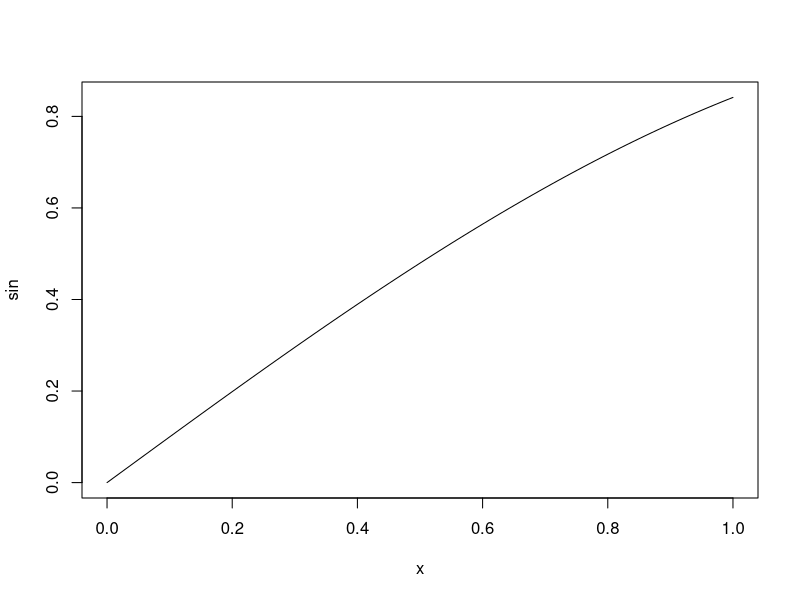
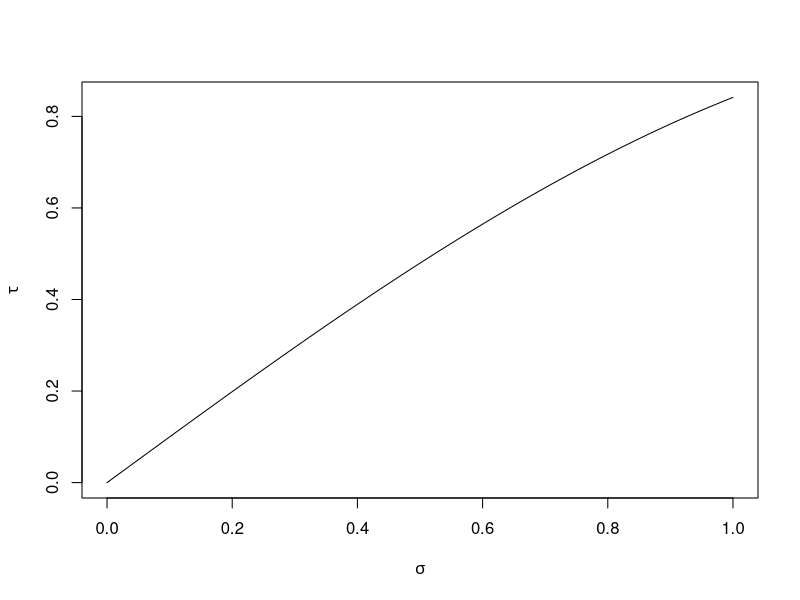
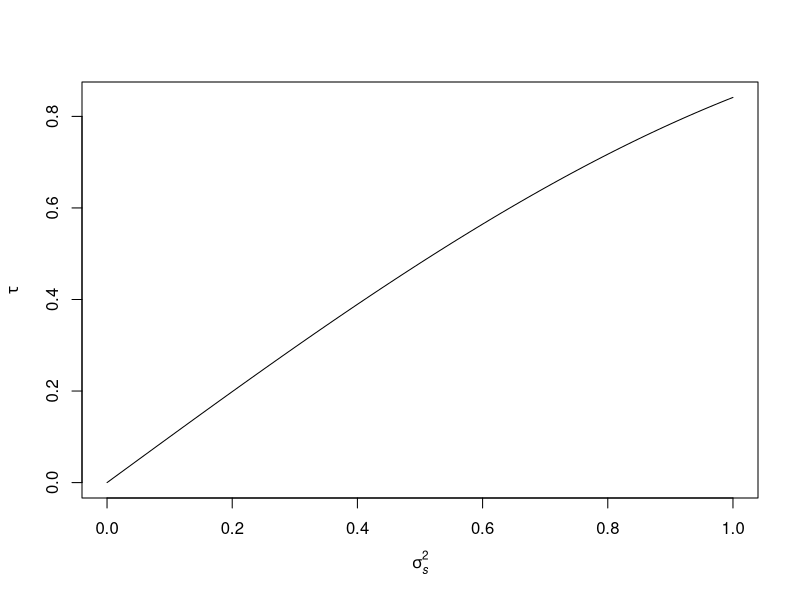
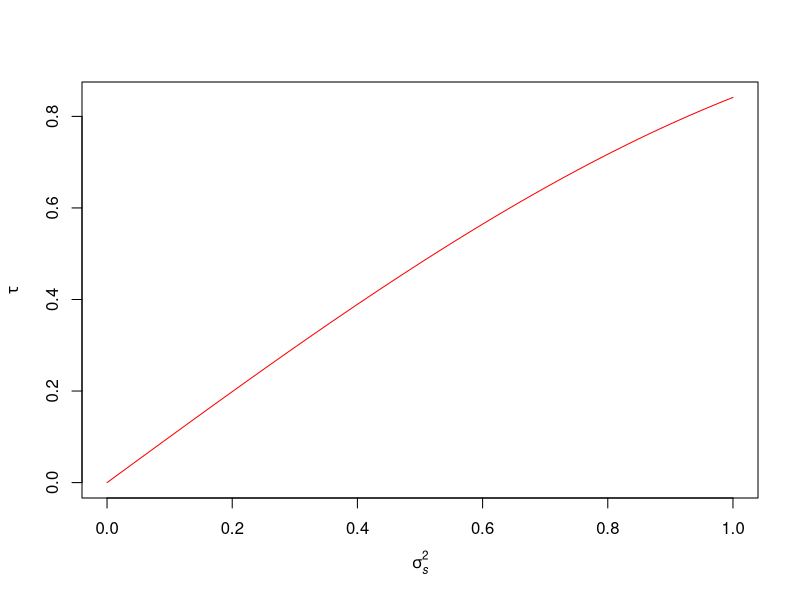
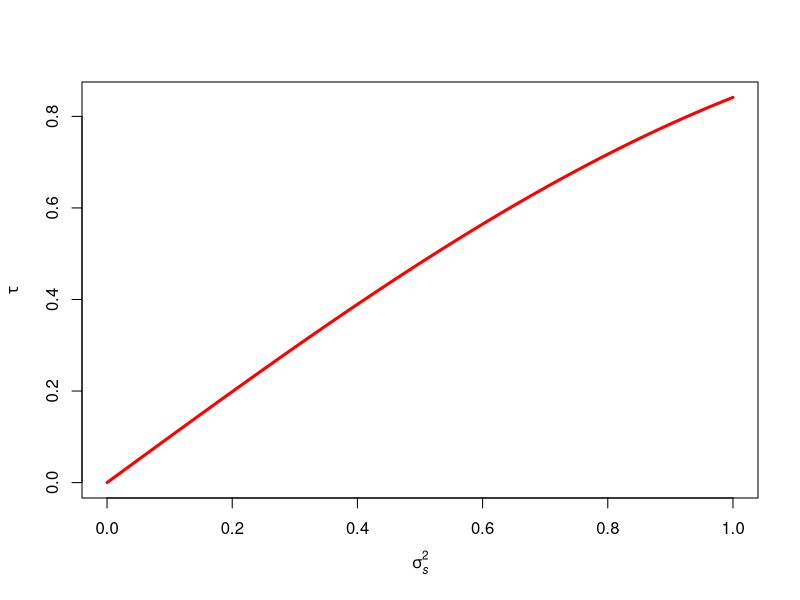
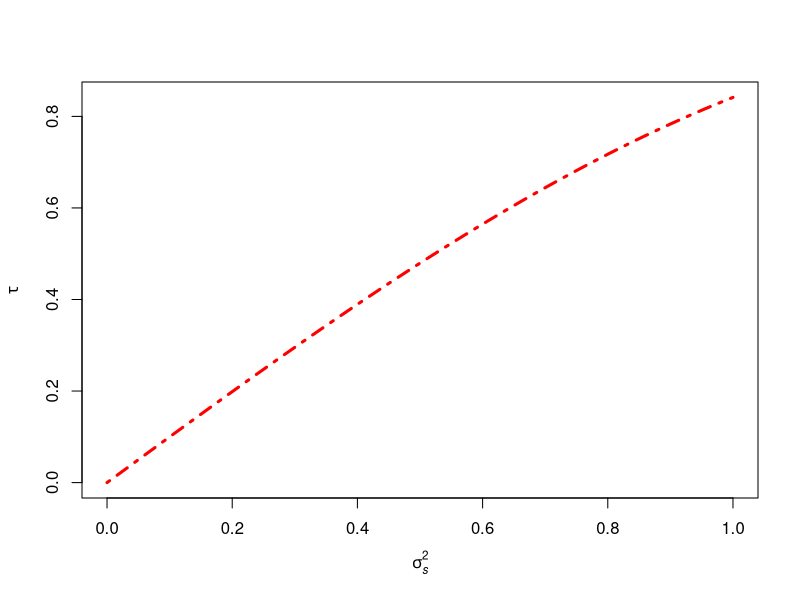
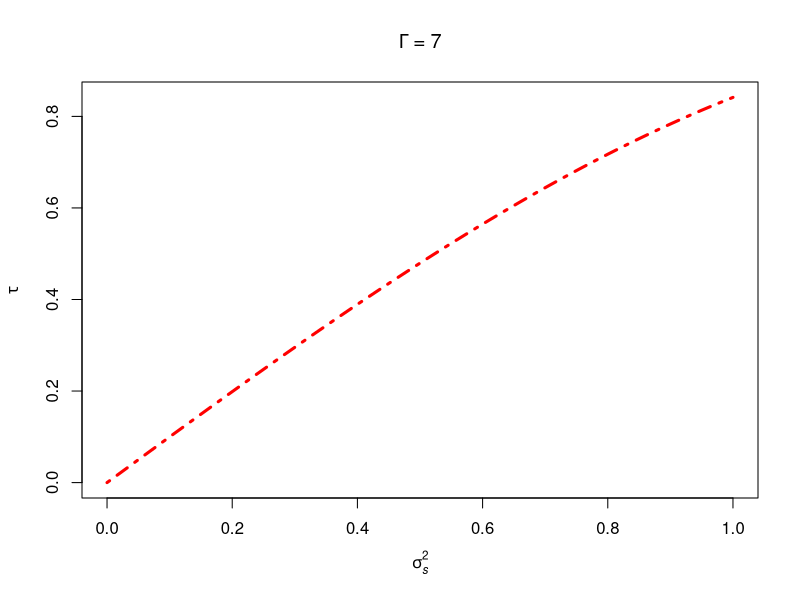
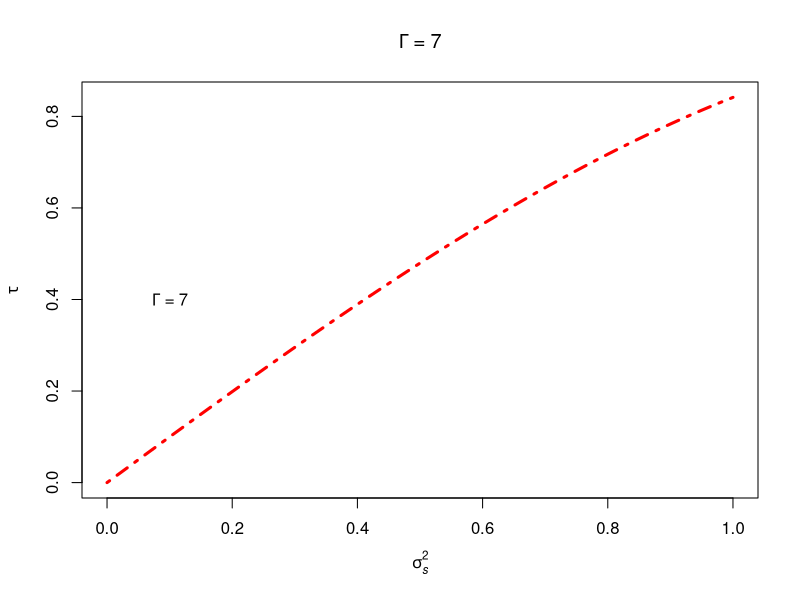

These figures' R source, in order:
## ---- chunk 1
knitr::opts_chunk$set(echo = TRUE)
## ---- chunk 2

# plot the sine function using `plot()`

plot(sin)
## ---- chunk 3

# add X and Y labels

plot(sin, xlab = expression(sigma), ylab = expression(tau))
## ---- chunk 4

# change x-label to sigma^2

plot(sin, xlab = expression(sigma[italic("s")]^2), ylab = expression(tau))
## ---- chunk 5

# change the color of the line from black -> red.

plot(sin, xlab = expression(sigma[italic("s")]^2), ylab = expression(tau), col="red")
## ---- chunk 6

# change the line thickness from deafult value=1 to 3 times its default value lwd = 3.

plot(sin, xlab = expression(sigma[italic("s")]^2), ylab = expression(tau), col="red", lwd=3)
## ---- chunk 7

# change the line style from the default solid line with value=1 to a 'dot-dash' type of line with a lty = 4.

plot(sin, xlab = expression(sigma[italic("s")]^2), ylab = expression(tau), col="red", lwd=3, lty = 4)

## ---- chunk 8

# use `bquote` to pass a variable value into the plot's title. Uppercase gamma = variable value (7)

# set variable value
var_annotation <- 7 

plot(sin, xlab = expression(sigma[italic("s")]^2), ylab = expression(tau), col="red", lwd=3, lty = 4,
     main=bquote(Gamma~"="~.(var_annotation)))

## ---- chunk 9

# use `bquote` to pass a variable value into the plot's title. Uppercase gamma = variable value (7)

# set variable value
var_annotation <- 7 

plot(sin, xlab = expression(sigma[italic("s")]^2), ylab = expression(tau), col="red", lwd=3, lty = 4,
     main=bquote(Gamma~"="~.(var_annotation)))
text(x=0.1, y=0.4, bquote(Gamma~"="~.(var_annotation)))

## ---- chunk 10

# use `bquote` to pass a variable value into the plot's title. Uppercase gamma = variable value (7)

# set variable value
var_annotation <- 7 

plot(sin, xlab = expression(sigma[italic("s")]^2), ylab = expression(tau), col="red", lwd=3, lty = 4,
     main=bquote(Gamma~"="~.(var_annotation)))
text(x=0.1, y=0.4, bquote(Gamma~"="~.(var_annotation)))

## ---- chunk 11

# use `bquote` to pass a variable value into the plot's title. Uppercase gamma = variable value (7)

# set variable value
var_annotation <- 7 

plot(sin, xlab = expression(sigma[italic("s")]^2), ylab = expression(tau), col="red", lwd=3, lty = 4,
     main=bquote(Gamma~"="~.(var_annotation)))
text(x=0.1, y=0.4, bquote(Gamma~"="~.(var_annotation)))

## ---- chunk 12

# save my sine plot to a pdf file with the specified dimensions.

pdf(file = "hw5_plot_sine.pdf", pointsize = 18, width = 10, height = 10)
plot(sin, xlab = expression(sigma[italic("s")]^2), ylab = expression(tau), col="red", lwd=3, lty = 4,
     main=bquote(Gamma~"="~.(var_annotation)))
text(x=0.1, y=0.4, bquote(Gamma~"="~.(var_annotation)))

## ---- chunk 13

# save my sine plot to a tiff file with the specified dimensions.

tiff(file = "hw5_plot_sine.tiff", pointsize = 18, width = 10, height = 10, res = 300, units = "in")
plot(sin, xlab = expression(sigma[italic("s")]^2), ylab = expression(tau), col="red", lwd=3, lty = 4,
     main=bquote(Gamma~"="~.(var_annotation)))
text(x=0.1, y=0.4, bquote(Gamma~"="~.(var_annotation)))

## ---- chunk 14

# save my sine plot to a .png file with the first set of specified dimensions, res =72.

png(file = "hw5_plot1_sine.png", pointsize = 18, width = 10, height = 10, res = 72, units = "in")
plot(sin, xlab = expression(sigma[italic("s")]^2), ylab = expression(tau), col="red", lwd=3, lty = 4,
     main=bquote(Gamma~"="~.(var_annotation)))
text(x=0.1, y=0.4, bquote(Gamma~"="~.(var_annotation)))


## ---- chunk 15

# save my sine plot to a .png file with the second set of specified dimensions, res = 300.

png(file = "hw5_plot2_sine.png", pointsize = 18, width = 10, height = 10, res = 300, units = "in")
plot(sin, xlab = expression(sigma[italic("s")]^2), ylab = expression(tau), col="red", lwd=3, lty = 4,
     main=bquote(Gamma~"="~.(var_annotation)))
text(x=0.1, y=0.4, bquote(Gamma~"="~.(var_annotation)))


## ---- chunk 16

# original graph

library(ggplot2)
data(mtcars)
p = ggplot(mtcars, aes(x=cyl, y = mpg)) + geom_point()
p
## ---- chunk 17
library(ggplot2)

data(mtcars)

p_left = ggplot(mtcars, aes(x=cyl, y = mpg)) + geom_point(color= "red", size = 3, shape=1) + 
  
  annotate("text", x=5, 20, label = bquote(Gamma~"="~.(var_annotation))) +

  labs(title = bquote(Gamma~"="~.(var_annotation)), x= expression(sigma[italic("s")]^2), y= expression(tau))

p_left
## ---- chunk 18

# Save my ggplot2 file in the different file formats specified in the assignment.

ggsave("hw5_ggplot_mtcars.pdf", plot= p_left, device = "pdf", width = 10, height = 10, units = "in")
ggsave("hw5_ggplot_mtcars.tiff", plot= p_left, device = "tiff", width = 10, height = 10, units = "in")
ggsave("hw5_ggplot1_mtcars.png", plot= p_left, device = "png", width = 10, height = 10, units = "in", dpi = 72)
ggsave("hw5_ggplot2_mtcars.png", plot= p_left, device = "png", width = 10, height = 10, units = "in", dpi = 300)

## ---- chunk 19

#make a second graph in a second color for side-by-side comparison using ggpubr tools

library(ggplot2)

data(mtcars)

p_right = ggplot(mtcars, aes(x=cyl, y = mpg)) + geom_point(color= "blue", size = 3, shape=2) + 
  
  annotate("text", x=5, 20, label = bquote(Gamma~"="~.(var_annotation))) +

  labs(title = bquote(Gamma~"="~.(var_annotation)), x= expression(sigma[italic("s")]^2), y= expression(tau))

p_right
## ---- chunk 20

# use ggpubr library of tools to put 2 graphs side by side.

library("ggpubr")

ggarrange(p_left , p_right)

## ---- chunk 21

# use ggpubr library of tools to arrange multiple plots next to each other.  

library("ggpubr")

p_grid <- ggarrange(p_left, p_right, p_right, p_left, ncol = 2, nrow = 2)

p_grid

ggsave("hw5_ggplot_grid.png", plot= p_grid, device = "png", width = 10, height = 10, units = "in", dpi = 300)

